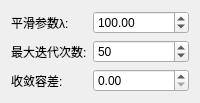
                   <widget class="QWidget" name="chromatographyAIRPLSBaselinePage">
                    <layout class="QFormLayout" name="chromatographyAIRPLSBaselineLayout">
                     <item row="0" column="0">
                      <widget class="QLabel" name="chromatographyAIRPLSBaselineLambdaLabel">
                       <property name="text">
                        <string>平滑参数λ:</string>
                       </property>
                      </widget>
                     </item>
                     <item row="0" column="1">
                      <widget class="QDoubleSpinBox" name="chromatographyAIRPLSBaselineLambdaSpinBox">
                       <property name="minimum">
                        <double>1.000</double>
                       </property>
                       <property name="maximum">
                        <double>1000000.000</double>
                       </property>
                       <property name="value">
                        <double>100.000</double>
                       </property>
                      </widget>
                     </item>
                     <item row="1" column="0">
                      <widget class="QLabel" name="chromatographyAIRPLSBaselineIterLabel">
                       <property name="text">
                        <string>最大迭代次数:</string>
                       </property>
                      </widget>
                     </item>
                     <item row="1" column="1">
                      <widget class="QSpinBox" name="chromatographyAIRPLSBaselineIterSpinBox">
                       <property name="minimum">
                        <number>1</number>
                       </property>
                       <property name="maximum">
                        <number>1000</number>
                       </property>
                       <property name="value">
                        <number>50</number>
                       </property>
                      </widget>
                     </item>
                     <item row="2" column="0">
                      <widget class="QLabel" name="chromatographyAIRPLSBaselineToleranceLabel">
                       <property name="text">
                        <string>收敛容差:</string>
                       </property>
                      </widget>
                     </item>
                     <item row="2" column="1">
                      <widget class="QDoubleSpinBox" name="chromatographyAIRPLSBaselineToleranceSpinBox">
                       <property name="minimum">
                        <double>0.000001</double>
                       </property>
                       <property name="maximum">
                        <double>0.100000</double>
                       </property>
                       <property name="singleStep">
                        <double>0.000001</double>
                       </property>
                       <property name="value">
                        <double>0.001000</double>
                       </property>
                      </widget>
                     </item>
                    </layout>
                   </widget>
